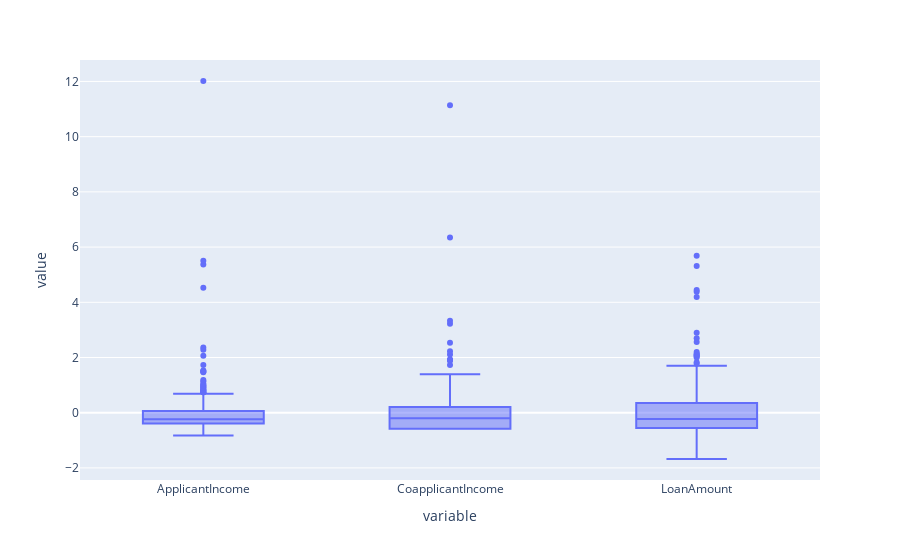

Notebook source saved alongside this figure:
### Code cell
pe.box(y=real_value_features, data_frame=df)

### Figure 1 — Plotly figure (JSON) as saved in the notebook; plotly's stock layout.template omitted (floating-point values rounded to 4 significant figures; data arrays with more than 128 entries replaced by an {"elided": "..."} marker saying what was removed)
{"data": [{"alignmentgroup": "True", "hovertemplate": "variable=%{x}<br>value=%{y}<extra></extra>", "legendgroup": "", "marker": {"color": "#636efa"}, "name": "", "notched": false, "offsetgroup": "", "orientation": "v", "showlegend": false, "type": "box", "x": {"elided": "894 str values"}, "x0": " ", "xaxis": "x", "y": {"elided": "894 float values"}, "y0": " ", "yaxis": "y"}], "layout": {"boxmode": "group", "legend": {"tracegroupgap": 0}, "margin": {"t": 60}, "xaxis": {"anchor": "y", "domain": [0, 1], "title": {"text": "variable"}}, "yaxis": {"anchor": "x", "domain": [0, 1], "title": {"text": "value"}}}}
